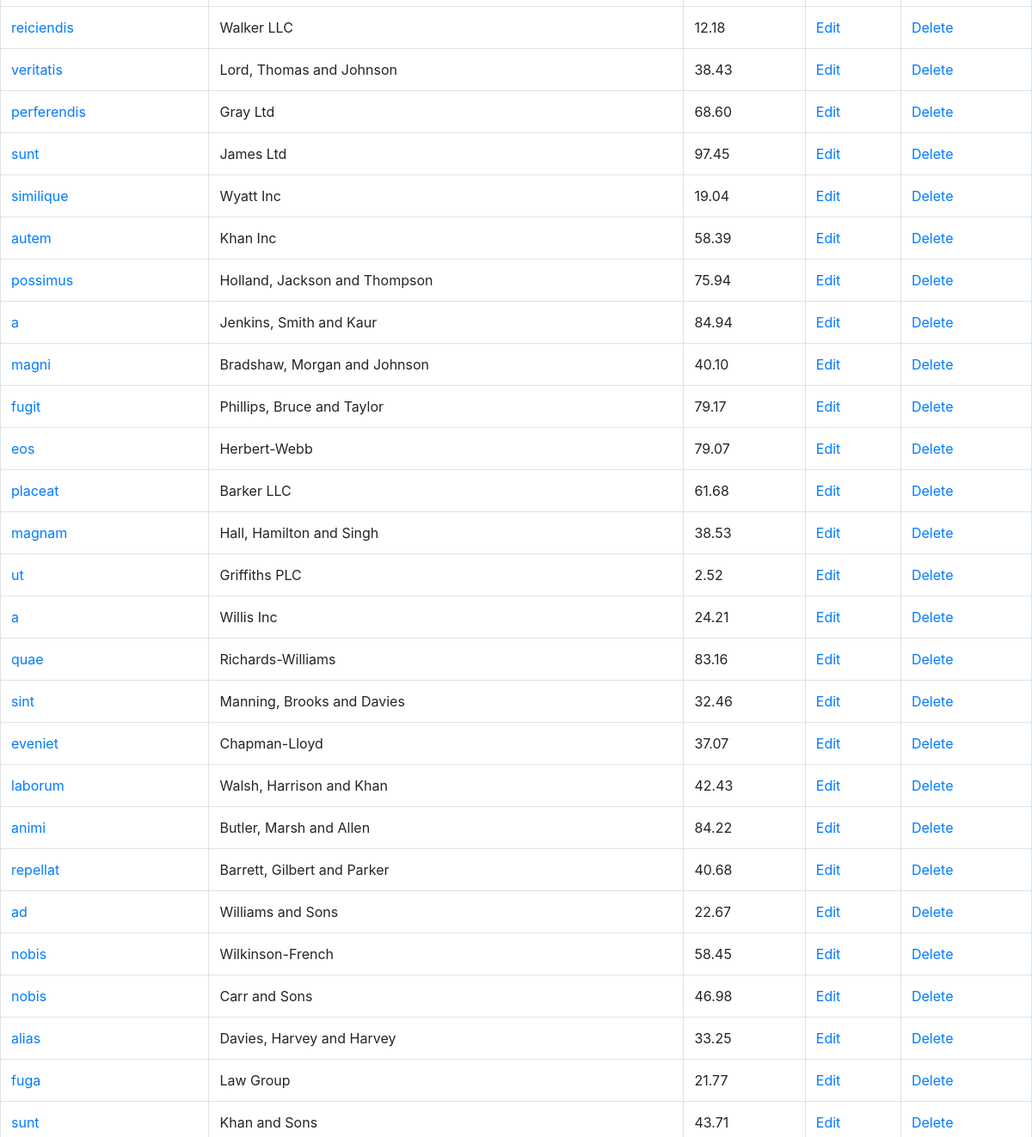
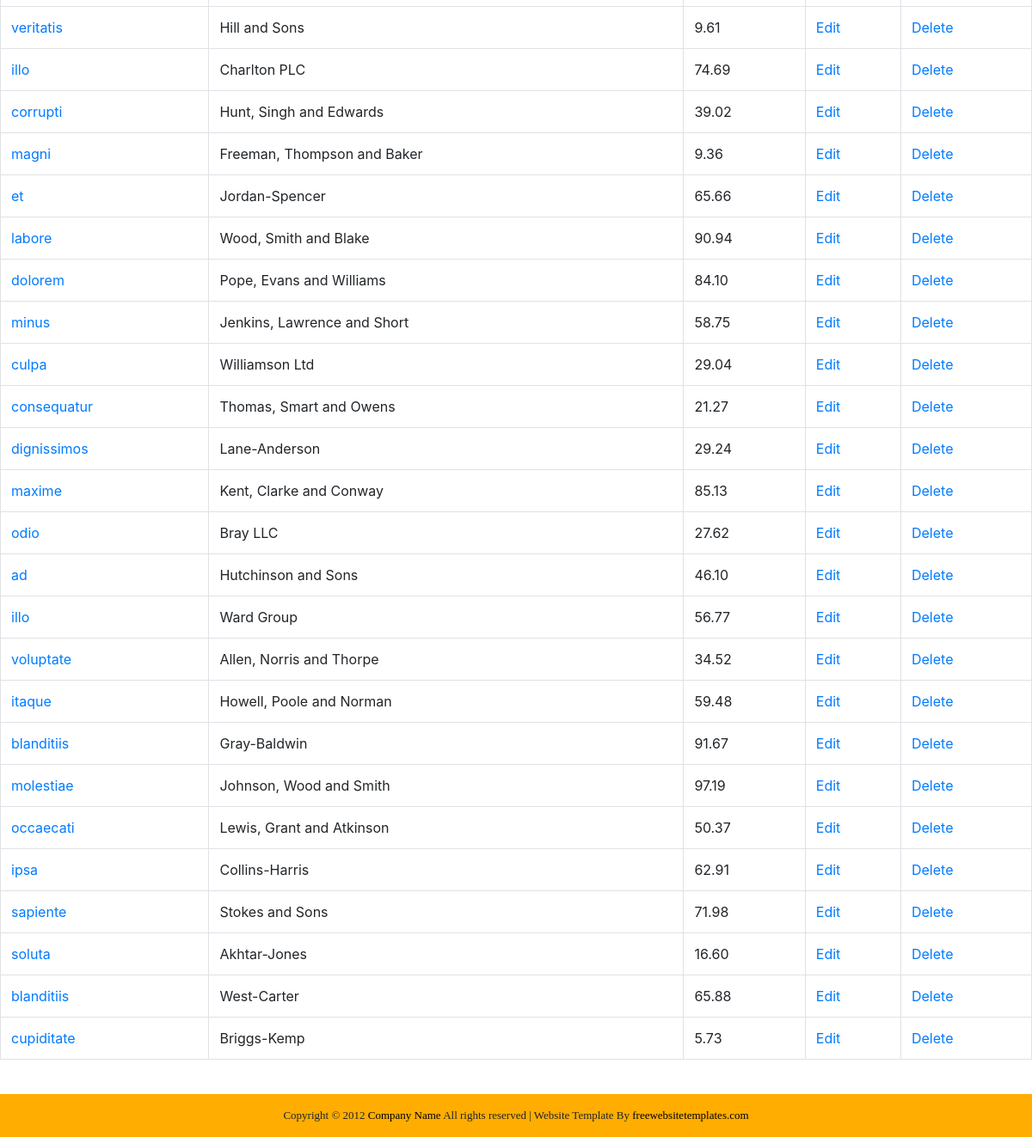
The app's page /search/ (lower part), older data (2 pictures, top to bottom).
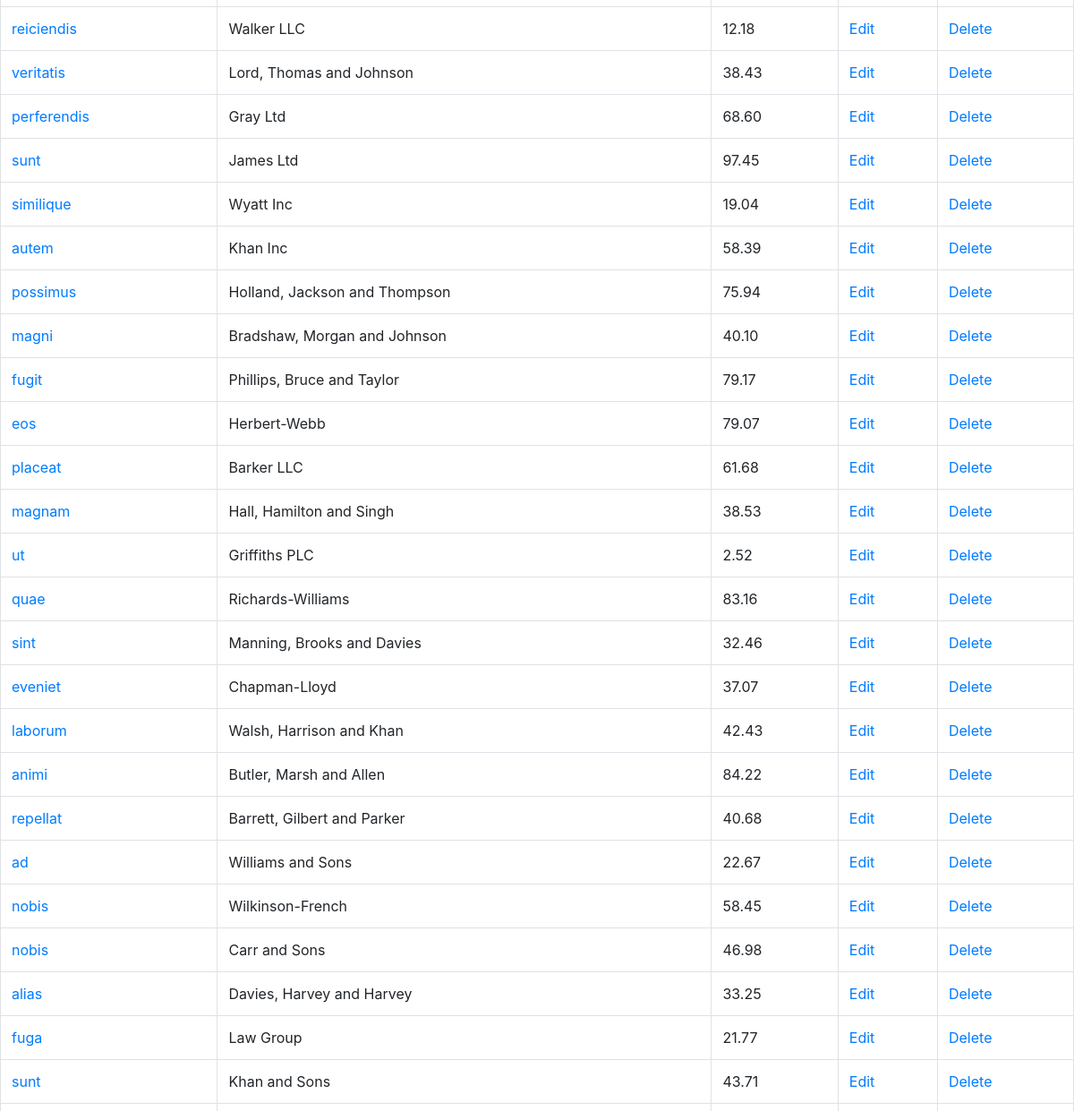
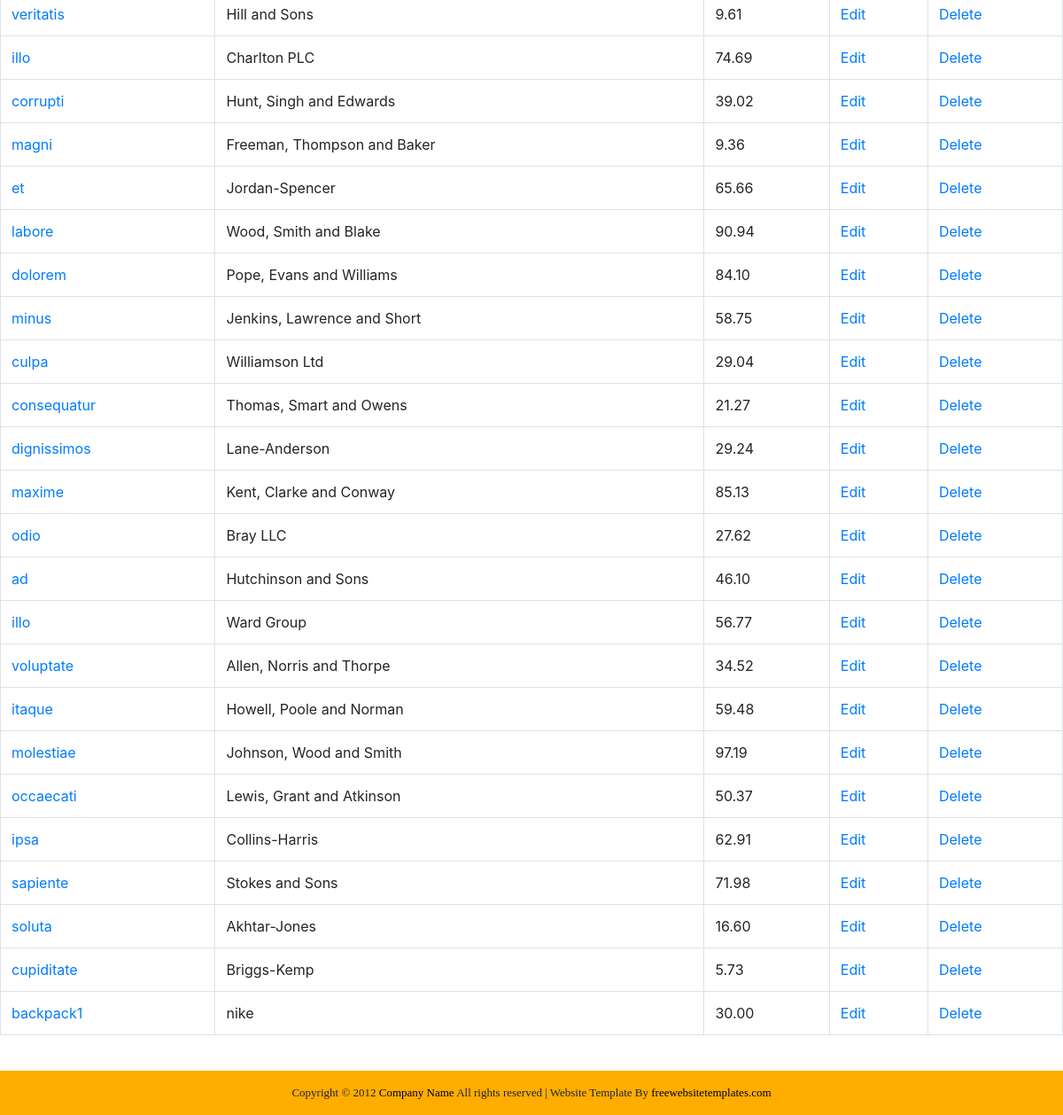
The same page, newer data (2 pictures, top to bottom).
### Shop/models.py (models this page shows, shortened)
class Product(models.Model):
    name = models.TextField(max_length=100)
    producer = models.TextField(max_length=100)
    description = models.TextField()
    price = models.DecimalField(max_digits=10, decimal_places=2)
    image = models.ImageField(upload_to='static/', blank=True)
    image_thumbnail = ImageSpecField(source='image',
                                     processors=[ResizeToFill(50, 50)],
                                     format='JPEG',
                                     options={'quality': 60})

### templates/search_product.html (shortened to what this page needs)
{% extends 'base.html' %}
{% load crispy_forms_tags %}
{% load widget_tweaks %}
{% block content %}
  <table class="table table-bordered">
    <tbody>
      {% for product in filter.qs %}
        <tr>
          <td><a href="{% url 'Shop:product_info' product.id %}">{{ product.name }}</a></td>
          <td>{{ product.producer }}</td>
            <td>{{ product.price }}</td>
            <td><a href="{% url 'Shop:edit_product' product.id %}">Edit</a></td>
            <td><a href="{% url 'Shop:delete_product' product.id %}">Delete</a></td>
        </tr>
      {% empty %}
        <tr>
          <td colspan="5">No data</td>
        </tr>
      {% endfor %}
    </tbody>
  </table>
{% endblock %}

Row changes from the older to the newer data that the page shows:
removed Product: name "a", producer "Jenkins, Smith and Kaur", price "84.94"
removed Product: name "a", producer "Willis Inc", price "24.21"
removed Product: name "blanditiis", producer "Gray-Baldwin", price "91.67"
removed Product: name "blanditiis", producer "West-Carter", price "65.88"
added Product: name "backpack1", producer "nike", price "30.00"
